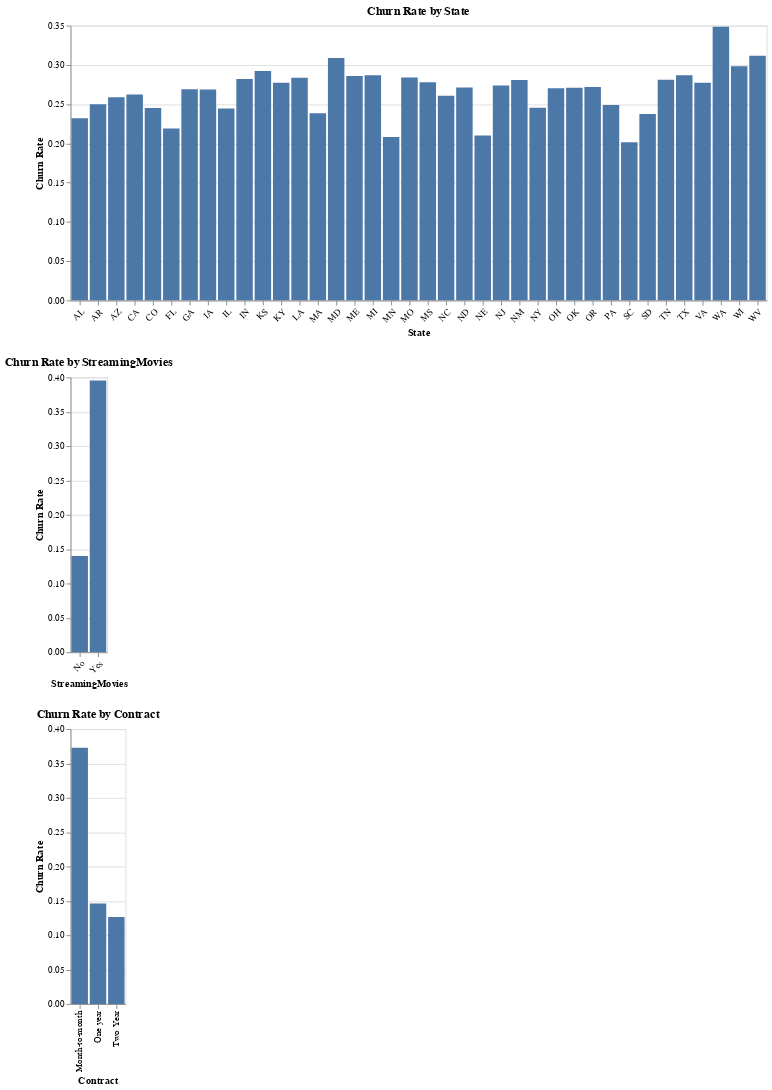

The notebook cell this image was saved under:
### Code cell
# Filter data for `State` column and create a bar chart
State_chart = alt.Chart(filtered_categorical_analysis_df[filtered_categorical_analysis_df['Column'] == 'State']).mark_bar().encode(
    x=alt.X('Category:N', axis=alt.Axis(title='State', labelAngle=-45)),
    y=alt.Y('Churn Rate:Q', axis=alt.Axis(title='Churn Rate')),
    tooltip=['Category', 'Churn Rate', 'Count']
).properties(
    title='Churn Rate by State'
).interactive()

# Filter data for `StreamingMovies` column and create a bar chart
StreamingMovies_chart = alt.Chart(filtered_categorical_analysis_df[filtered_categorical_analysis_df['Column'] == 'StreamingMovies']).mark_bar().encode(
    x=alt.X('Category:N', axis=alt.Axis(title='StreamingMovies', labelAngle=-45)),
    y=alt.Y('Churn Rate:Q', axis=alt.Axis(title='Churn Rate')),
    tooltip=['Category', 'Churn Rate', 'Count']
).properties(
    title='Churn Rate by StreamingMovies'
).interactive()

# Filter data for `Contract` column and create a bar chart
Contract_chart = alt.Chart(filtered_categorical_analysis_df[filtered_categorical_analysis_df['Column'] == 'Contract']).mark_bar().encode(
    x=alt.X('Category:N', axis=alt.Axis(title='Contract')),
    y=alt.Y('Churn Rate:Q', axis=alt.Axis(title='Churn Rate')),
    tooltip=['Category', 'Churn Rate', 'Count']
).properties(
    title='Churn Rate by Contract'
).interactive()

# Combine the three charts into subplots
charts_subplots = alt.vconcat(State_chart, StreamingMovies_chart, Contract_chart)

# Display the chart
display(charts_subplots)

### Figure 1 — Vega-Lite specification as saved in the notebook (floating-point values rounded to 4 significant figures)
{"config": {"view": {"continuousWidth": 400, "continuousHeight": 300}}, "vconcat": [{"data": {"name": "data-e5f1d4472feea3aefd355dc6df209920"}, "mark": "bar", "encoding": {"tooltip": [{"field": "Category", "type": "nominal"}, {"field": "Churn Rate", "type": "quantitative"}, {"field": "Count", "type": "quantitative"}], "x": {"axis": {"labelAngle": -45, "title": "State"}, "field": "Category", "type": "nominal"}, "y": {"axis": {"title": "Churn Rate"}, "field": "Churn Rate", "type": "quantitative"}}, "selection": {"selector001": {"type": "interval", "bind": "scales", "encodings": ["x", "y"]}}, "title": "Churn Rate by State"}, {"data": {"name": "data-984d525591373a2cafc50be6047b48b7"}, "mark": "bar", "encoding": {"tooltip": [{"field": "Category", "type": "nominal"}, {"field": "Churn Rate", "type": "quantitative"}, {"field": "Count", "type": "quantitative"}], "x": {"axis": {"labelAngle": -45, "title": "StreamingMovies"}, "field": "Category", "type": "nominal"}, "y": {"axis": {"title": "Churn Rate"}, "field": "Churn Rate", "type": "quantitative"}}, "selection": {"selector002": {"type": "interval", "bind": "scales", "encodings": ["x", "y"]}}, "title": "Churn Rate by StreamingMovies"}, {"data": {"name": "data-dc26dae2f2ac1427729e9b92fc2eb0d6"}, "mark": "bar", "encoding": {"tooltip": [{"field": "Category", "type": "nominal"}, {"field": "Churn Rate", "type": "quantitative"}, {"field": "Count", "type": "quantitative"}], "x": {"axis": {"title": "Contract"}, "field": "Category", "type": "nominal"}, "y": {"axis": {"title": "Churn Rate"}, "field": "Churn Rate", "type": "quantitative"}}, "selection": {"selector003": {"type": "interval", "bind": "scales", "encodings": ["x", "y"]}}, "title": "Churn Rate by Contract"}], "$schema": "https://vega.github.io/schema/vega-lite/v4.17.0.json", "datasets": {"data-e5f1d4472feea3aefd355dc6df209920": [{"Column": "State", "Category": "AL", "Churn Rate": 0.232, "Count": 181}, {"Column": "State", "Category": "AR", "Churn Rate": 0.25, "Count": 176}, {"Column": "State", "Category": "AZ", "Churn Rate": 0.2589, "Count": 112}, {"Column": "State", "Category": "CA", "Churn Rate": 0.2624, "Count": 526}, {"Column": "State", "Category": "CO", "Churn Rate": 0.2452, "Count": 155}, {"Column": "State", "Category": "FL", "Churn Rate": 0.2191, "Count": 324}, {"Column": "State", "Category": "GA", "Churn Rate": 0.2689, "Count": 238}, {"Column": "State", "Category": "IA", "Churn Rate": 0.2688, "Count": 279}, {"Column": "State", "Category": "IL", "Churn Rate": 0.2446, "Count": 413}, {"Column": "State", "Category": "IN", "Churn Rate": 0.2822, "Count": 241}, {"Column": "State", "Category": "KS", "Churn Rate": 0.2923, "Count": 195}, {"Column": "State", "Category": "KY", "Churn Rate": 0.2773, "Count": 238}, {"Column": "State", "Category": "LA", "Churn Rate": 0.2837, "Count": 141}, {"Column": "State", "Category": "MA", "Churn Rate": 0.2384, "Count": 172}, {"Column": "State", "Category": "MD", "Churn Rate": 0.3089, "Count": 123}, {"Column": "State", "Category": "ME", "Churn Rate": 0.2857, "Count": 112}, {"Column": "State", "Category": "MI", "Churn Rate": 0.2867, "Count": 279}, {"Column": "State", "Category": "MN", "Churn Rate": 0.2083, "Count": 264}, {"Column": "State", "Category": "MO", "Churn Rate": 0.2839, "Count": 310}, {"Column": "State", "Category": "MS", "Churn Rate": 0.2778, "Count": 126}, {"Column": "State", "Category": "NC", "Churn Rate": 0.2607, "Count": 280}, {"Column": "State", "Category": "ND", "Churn Rate": 0.2712, "Count": 118}, {"Column": "State", "Category": "NE", "Churn Rate": 0.2099, "Count": 181}, {"Column": "State", "Category": "NJ", "Churn Rate": 0.2737, "Count": 190}, {"Column": "State", "Category": "NM", "Churn Rate": 0.2807, "Count": 114}, {"Column": "State", "Category": "NY", "Churn Rate": 0.2455, "Count": 558}, {"Column": "State", "Category": "OH", "Churn Rate": 0.2702, "Count": 359}, {"Column": "State", "Category": "OK", "Churn Rate": 0.2709, "Count": 203}, {"Column": "State", "Category": "OR", "Churn Rate": 0.2719, "Count": 114}, {"Column": "State", "Category": "PA", "Churn Rate": 0.2491, "Count": 550}, {"Column": "State", "Category": "SC", "Churn Rate": 0.2016, "Count": 124}, {"Column": "State", "Category": "SD", "Churn Rate": 0.2376, "Count": 101}, {"Column": "State", "Category": "TN", "Churn Rate": 0.2811, "Count": 185}, {"Column": "State", "Category": "TX", "Churn Rate": 0.2869, "Count": 603}, {"Column": "State", "Category": "VA", "Churn Rate": 0.2772, "Count": 285}, {"Column": "State", "Category": "WA", "Churn Rate": 0.3486, "Count": 175}, {"Column": "State", "Category": "WI", "Churn Rate": 0.2982, "Count": 228}, {"Column": "State", "Category": "WV", "Churn Rate": 0.3117, "Count": 247}], "data-984d525591373a2cafc50be6047b48b7": [{"Column": "StreamingMovies", "Category": "No", "Churn Rate": 0.1401, "Count": 5110}, {"Column": "StreamingMovies", "Category": "Yes", "Churn Rate": 0.3955, "Count": 4890}], "data-dc26dae2f2ac1427729e9b92fc2eb0d6": [{"Column": "Contract", "Category": "Month-to-month", "Churn Rate": 0.3728, "Count": 5456}, {"Column": "Contract", "Category": "One year", "Churn Rate": 0.1461, "Count": 2102}, {"Column": "Contract", "Category": "Two Year", "Churn Rate": 0.1265, "Count": 2442}]}}
